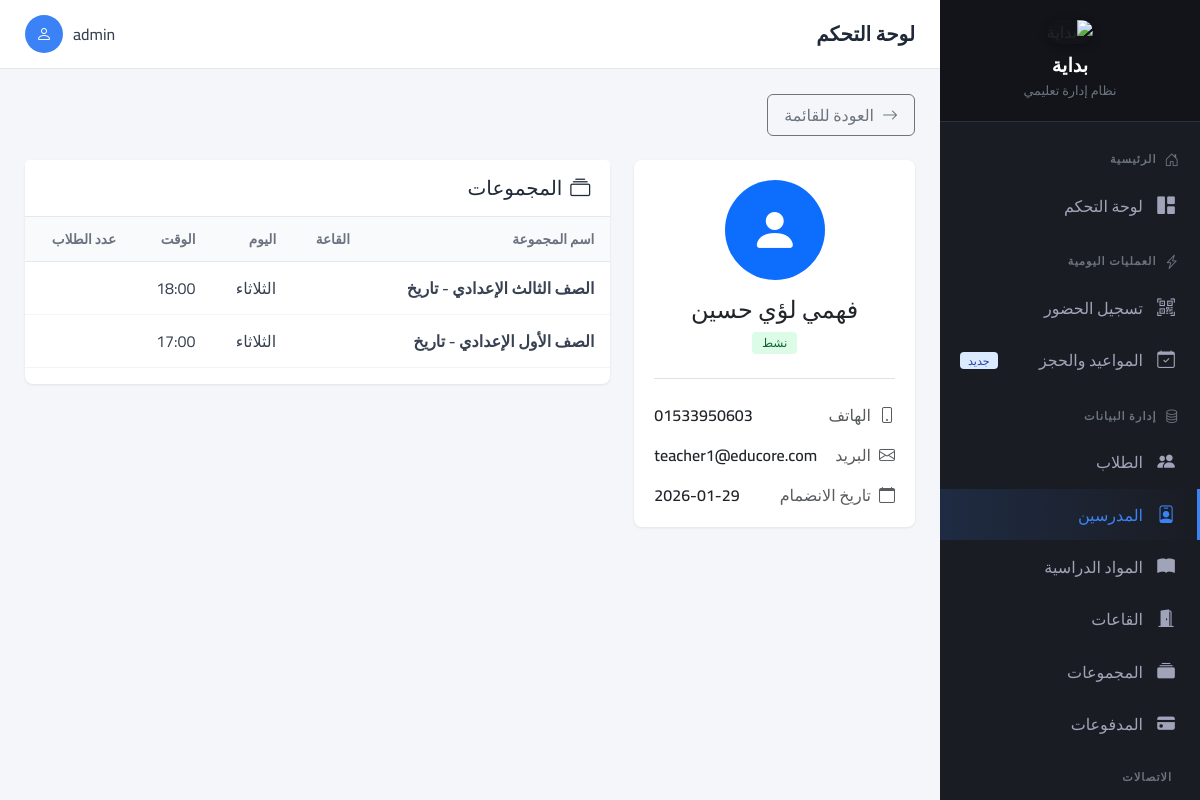
The page /teachers/1/ (signed in) on the database as committed earlier.
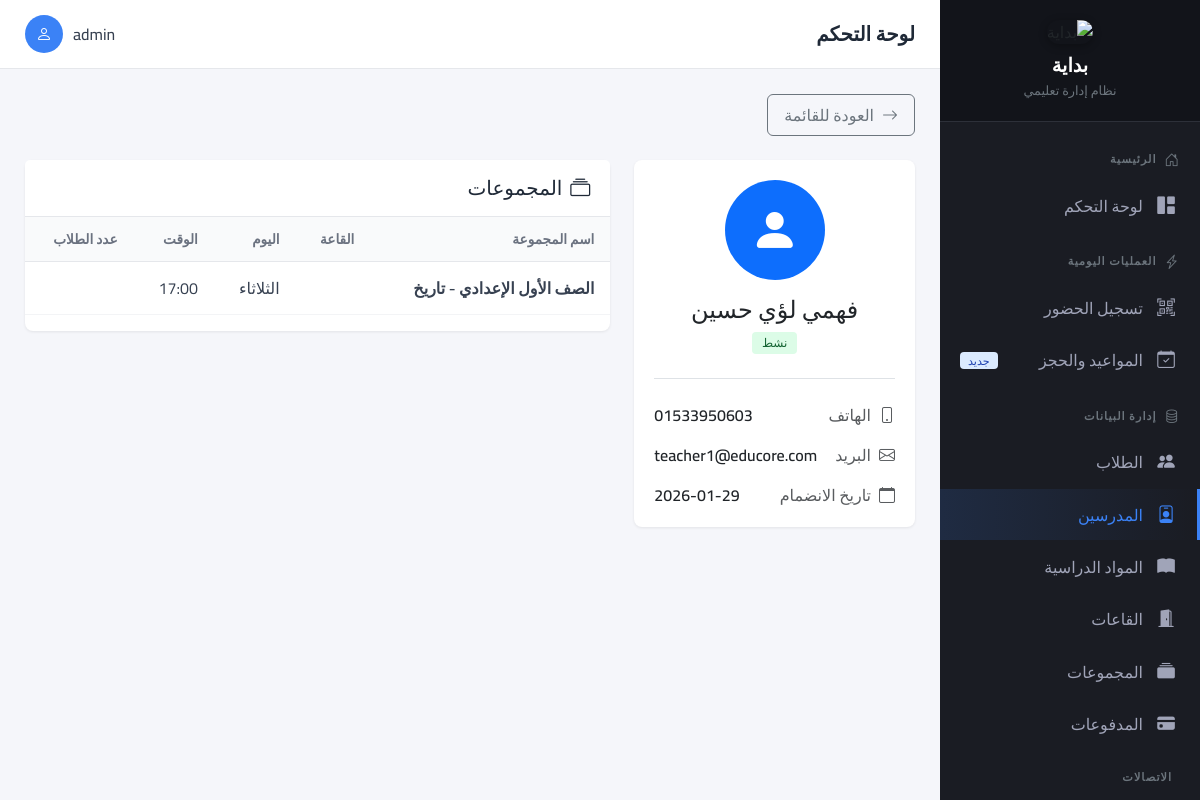
The same page on the database as committed later.
### apps/teachers/models.py (models this page shows, shortened)
class Group(models.Model):
    DAYS_CHOICES = [
        ('Saturday', 'السبت'),
        ('Sunday', 'الأحد'),
        ('Monday', 'الاثنين'),
        ('Tuesday', 'الثلاثاء'),
        ('Wednesday', 'الأربعاء'),
        ('Thursday', 'الخميس'),
        ('Friday', 'الجمعة'),
    ]
    GENDER_CHOICES = [
        ('male', 'بنين فقط'),
        ('female', 'بنات فقط'),
        ('mixed', 'مختلط'),
    ]
    EDUCATION_STAGE_CHOICES = [
        ('primary', 'ابتدائي'),
        ('preparatory', 'إعدادي'),
        ('secondary', 'ثانوي'),
    ]
    EDUCATION_YEAR_CHOICES = [
        ('1', 'الصف الأول'),
        ('2', 'الصف الثاني'),
        ('3', 'الصف الثالث'),
        ('4', 'الصف الرابع'),
        ('5', 'الصف الخامس'),
        ('6', 'الصف السادس'),
    ]
    group_id = models.AutoField(primary_key=True)
    group_name = models.CharField(max_length=100, verbose_name="اسم المجموعة")
    teacher = models.ForeignKey(
        Teacher,
        on_delete=models.PROTECT,
        related_name='groups',
        verbose_name="المدرس"
    )
    room = models.ForeignKey(
        Room,
        on_delete=models.PROTECT,
        related_name='groups',
        verbose_name="القاعة",
        null=True,
        blank=True
    )
    schedule_day = models.CharField(
        max_length=10,
        choices=DAYS_CHOICES,
        verbose_name="يوم الحصة"
    )
    schedule_time = models.TimeField(verbose_name="وقت بداية الحصة")
    duration_minutes = models.PositiveIntegerField(
        default=120,
        verbose_name="مدة الحصة (بالدقائق)",
        help_text="مدة الحصة بالدقائق (مثال: 120 = ساعتين)"
    )
    gender_type = models.CharField(
        max_length=10,
        choices=GENDER_CHOICES,
        default='mixed',
        verbose_name="نوع المجموعة (الجنس)"
    )
    education_stage = models.CharField(
        max_length=20,
        choices=EDUCATION_STAGE_CHOICES,
        blank=True,
        verbose_name="المرحلة الدراسية"
    )
    education_year = models.CharField(
        max_length=5,
        choices=EDUCATION_YEAR_CHOICES,
        blank=True,
        verbose_name="السنة الدراسية"
    )
    standard_fee = models.DecimalField(
        max_digits=10,
        decimal_places=2,
        verbose_name="السعر القياسي"
    )
    center_percentage = models.DecimalField(
        max_digits=5,
        decimal_places=2,
        default=30.00,
        verbose_name="نسبة السنتر %"
    )
    is_active = models.BooleanField(default=True)
    created_at = models.DateTimeField(auto_now_add=True)
    class Meta:
        db_table = 'groups'
        verbose_name = 'مجموعة'
        verbose_name_plural = 'المجموعات'

### apps/teachers/views.py (the view)
# urls.py: path('<int:teacher_id>/', views.teacher_detail, name='detail'),
@login_required
def teacher_detail(request, teacher_id):
    teacher = get_object_or_404(Teacher, pk=teacher_id)
    groups = teacher.groups.filter(is_active=True)
    return render(request, 'teachers/detail.html', {'teacher': teacher, 'groups': groups})

### templates/teachers/detail.html (shortened to what this page needs)
{% extends 'base.html' %}
{% block content %}
<div class="mb-4">
    <a href="{% url 'teachers:list' %}" class="btn btn-outline-secondary">
        <i class="bi bi-arrow-right me-2"></i>العودة للقائمة
    </a>
</div>
<div class="row g-4">
    <div class="col-md-4">
        <div class="card">
            <div class="card-body text-center">
                <div class="rounded-circle bg-primary d-inline-flex align-items-center justify-content-center mb-3" style="width: 100px; height: 100px;">
                    <i class="bi bi-person-fill text-white" style="font-size: 3rem;"></i>
                </div>
                <h4 class="mb-1">{{ teacher.full_name }}</h4>
                {% if teacher.is_active %}
                <span class="badge bg-success">نشط</span>
                {% else %}
                <span class="badge bg-secondary">غير نشط</span>
                {% endif %}
                <div class="border-top mt-4 pt-4">
                    <div class="d-flex justify-content-between mb-3">
                        <span class="text-muted"><i class="bi bi-phone me-2"></i>الهاتف</span>
                        <span class="fw-semibold">{{ teacher.phone }}</span>
                    </div>
                    {% if teacher.email %}
                    <div class="d-flex justify-content-between mb-3">
                        <span class="text-muted"><i class="bi bi-envelope me-2"></i>البريد</span>
                        <span class="fw-semibold">{{ teacher.email }}</span>
                    </div>
                    {% endif %}
                    <div class="d-flex justify-content-between">
                        <span class="text-muted"><i class="bi bi-calendar me-2"></i>تاريخ الانضمام</span>
                        <span class="fw-semibold">{{ teacher.created_at|date:"Y-m-d" }}</span>
                    </div>
                </div>
            </div>
        </div>
    </div>
    <div class="col-md-8">
        <div class="card">
            <div class="card-header">
                <h5 class="mb-0"><i class="bi bi-collection me-2"></i>المجموعات</h5>
            </div>
            <div class="card-body p-0">
                <div class="table-responsive">
                    <table class="table table-hover mb-0">
                        <thead>
                            <tr>
                                <th>اسم المجموعة</th>
                                <th>القاعة</th>
                                <th>اليوم</th>
                                <th>الوقت</th>
                                <th>عدد الطلاب</th>
                            </tr>
                        </thead>
                        <tbody>
                            {% for group in groups %}
                            <tr>
                                <td>
                                    <span class="fw-semibold">{{ group.group_name }}</span>
                                </td>
                                <td>
                                </td>
                                <td>{{ group.get_schedule_day_display }}</td>
                                <td>{{ group.schedule_time|time:"H:i" }}</td>
                                <td>
                                </td>
                            </tr>
                            {% endfor %}
                        </tbody>
                    </table>
                </div>
            </div>
        </div>
    </div>
</div>
{% endblock %}

Rows that differ between the two databases and show on the page:
no longer on this page (row edited): Group: group_name "الصف الثالث الإعدادي - تاريخ", schedule_day "الثلاثاء", schedule_time "18:00"
